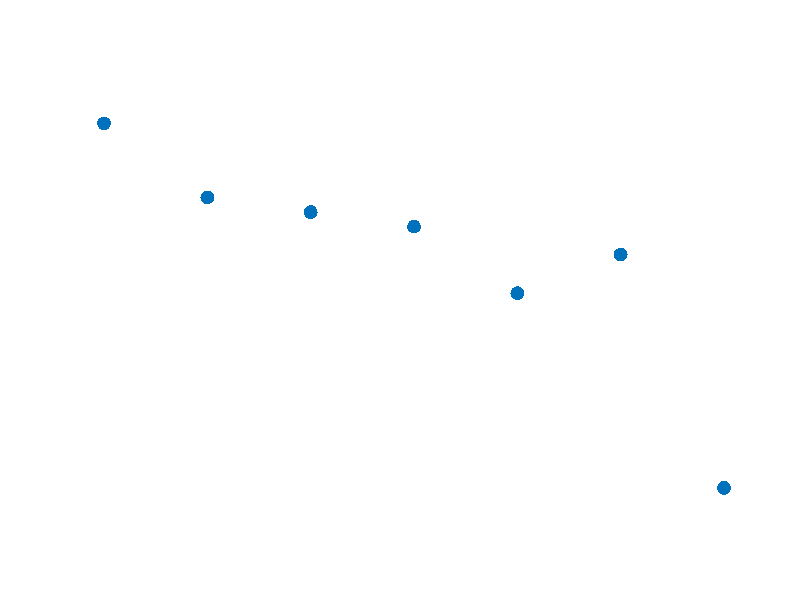

The MATLAB script that drew this image:
function EventAnalysis

% just rendering a scatterplot showing visual fiedl loss progression. 
%
% SO@ACH 2016.8

%% 

x = 1:7;
X = [28,27,27,26,26,26,20];
y = X-randn(1,7)*0.7;

figure;
hold on;
scatter(x,y,100,'filled')
set(gca,'ylim',[20,30])

% percentile = prctile(y,5);
% refline([0,percentile])
axis off


hold off
end
